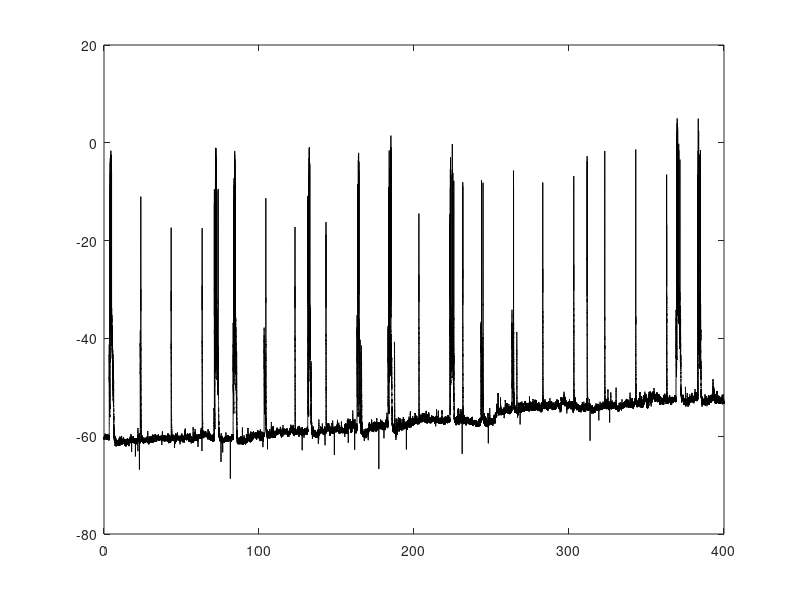

Write the MATLAB code that produced this figure. (Note: this script raises an error after producing the figure.)
%% Load the recording, define the time between samples, and define a time vector.

load('recording2_drift.mat')
data = data';  % transpose for future convenience
dt = 1 ./ samplingRate;  % dt is the time between samples
time = dt:dt:dt*(length(data));  % this time vector will come in handy later!

%% Plot the voltage time series and its distribution (as a line plot).
% (Look at your data!)

figure(1); clf;  % initialize the figure by number to avoid figure build-up if this gets re-run
p = plot(time, data, 'k');  % the two arguments to plot are the x values and the y values
p.Color(4) = 0.2;
xlabel('Time (s)');
ylabel('Potential (mv)');

figure(2); clf;  % clf clears the figure if it already exists
[dataHistCounts, binEdges] = histcounts(data, min(data):0.5:-40);
binCenters = (binEdges(1:end - 1) + binEdges(2:end)) / 2;
plot(binCenters, dataHistCounts, 'k');
xlabel('Potential (mv)');
ylabel('# of occurrences');

%{
Notice that this data, while still being a decent recording, is not as clean as the previous example.
The resting membrane potential drifts upward slowly throughout the recording.
As a result, the voltage histogram does not have a typical shape. The resting membrane potential
(i.e. the left-hand peak) is not as well-defined, and the distribution is not clearly bimodal.

Ideally, recording conditions will be such that this does not happen.
Nevertheless, we should be prepared to deal with it. This also will allow us
to demonstrate that some upstate detection methods are impervious to drift.
%}

%% Let's try performing a voltage threshold-based upstate detection on the raw data.

vRestRaw = mode(data);  % resting membrane potential

V_THRESH = vRestRaw + 7;  % voltage threshold
MIN_UP_DUR = 0.5;  % minimum up state duration
MIN_DOWN_DUR = 0.1;  % minimum down state duration

[u_ons, u_off] = find_upstates(data, dt, V_THRESH, MIN_UP_DUR, MIN_DOWN_DUR);

figure(3); clf;
plot_upstates(time, data, u_ons, u_off);
title('Voltage threshold fails in the presence of drift (without detrending)');

% While this approach works decently well in the first part of the recording,
% it begins to completely break down as the resting membrane potential drifts above the threshold.

% If the goal is to separate down and up state using a voltage threshold, drift will cause
% huge problems.
% One quick fix for the purposes of threshold-based upstate detection is a linear detrend.

%% Create a linearly detrended copy of the raw data.
% A linear detrend works as follows:
% 1) Fit a linear model (i.e. regression) across the sequential points in the whole time series.
% 2) Subtract the linear component of the model from the data.
% In ideal conditions, this means that the linear drift will be subtracted, leaving
% the variation around the linear trend behind.

% Because it also subtracts the y-intercept from the linear model, we will add our previous
% estimate of the resting membrane potential back, to re-center it in the y-axis.
dataDetrended = detrend(data) + vRestRaw;

vRestDetrended = mode(dataDetrended);

% Let's superimpose the detrended time series and distribution back to our initial plots
% to compare them.
figure(1);
hold on;
p = plot(time, dataDetrended, 'b');
p.Color(4) = 0.2;
legend('Raw', 'Detrended');

figure(2);
hold on;
[dataHistCounts, binEdges] = histcounts(dataDetrended, min(dataDetrended):0.5:-40);
binCenters = (binEdges(1:end - 1) + binEdges(2:end)) / 2;
plot(binCenters, dataHistCounts, 'b');
legend('Raw', 'Detrended');

% Note that in the detrended data, the resting membrane potential is more stable,
% and the corresponding peak of the voltage distribution is more well-defined.
% However, the detrend should not be used lightly, as it fundamentally alters
% your data in a manner that many would not consider to be "fair."

%% Optimizing choice of threshold
% Before we attempt voltage threshold-based upstate detection on the detrended data,
% let's briefly touch on the concept of choosing a good threshold.

% In the previous chapter and above, we chose the threshold to be the resting potential
% plus a constant value. This will work in many cases, but is it the best choice?

% One approach is to determine the value of the inter-mode minimum in the voltage histogram.
% I wrote a function that does this, based on the concept that the voltage distribution
% will be bimodal and the two peaks will be separated by a certain amount.
% More specifically, to use the function, we need to define two parameters:
% 1) The bin size for the histogram, in mV.
% 2) About how separated the two mode peaks should be, in mV.
BINSIZE_V = .1;  % mV
SEPARATION_V = 7;  % mV

figure(4); clf;
V_THRESH = estimate_threshold(dataDetrended, BINSIZE_V, SEPARATION_V, true);
xlabel('Potential (mV)');
ylabel('# of occurences');
title('Optimizing choice of voltage threshold');

%% Visualizing supra- and sub-threshold durations
% As in the previous chapter, let's visualize the distribution of supra- and sub-threshold
% durations in the median-filtered data. This will give us an idea of what our minimum
% up and down state durations should be.
% It's also just a good idea, to get a feel for the interaction between your choice of threshold
% and your data.

MEDIAN_FILTER_WIDTH = 0.1;  % 100 ms

dataMedf = medfilt1(dataDetrended, round(MEDIAN_FILTER_WIDTH / dt) + 1, 'truncate');

[upCrossings, downCrossings, downDurs, upDurs] = investigate_crossings(dataMedf, dt, V_THRESH);

figure(5); clf;

subplot(211);
histogram(upDurs, 0:.04:2);  % bin edges are chosen carefully
xlabel('Time (s)');
ylabel('# of occurrences');
title('putative Up state durations');

subplot(212);
histogram(downDurs, 0:.2:10);  % bin edges are chosen carefully
xlabel('Time (s)');
ylabel('# of occurrences');
title('putative Down state durations');

% Based on this, I don't think the previous parameters for minimimum upstate and downstate
% durations need to be changed, although one could make the argument to increase
% the minimum downstate duration.

%% Applying voltage threshold-based upstate detection to the detrended data
% Now that the data have been detrended, and an optimal voltage threshold has
% been determined, voltage threshold-based upstated detection should perform better.

MIN_UP_DUR = 0.5;
MIN_DOWN_DUR = 0.1;

% *** NOTE: I use dataDetrended rather than data ! ***
% V_THRESH = mode(dataDetrended) + 5;
[u_ons, u_off] = find_upstates(dataDetrended, dt, V_THRESH, MIN_UP_DUR, MIN_DOWN_DUR);
% [u_ons, u_off] = find_upstates(dataDetrended, dt, vRestDetrended + 7, MIN_UP_DUR, MIN_DOWN_DUR);

figure(6); clf;
plot_upstates(time, data, u_ons, u_off);
title('Voltage thresh succeeds when applied to detrended signal');
scrollplot_default(time, 20);

% After detrending and choosing a more optimal voltage threshold,
% our voltage threshold-based upstate detection looks pretty good!
% But is there a way we can achieve a similar result without detrending?

%% Attempting variance threshold-based upstate detection
%{
Volgushev, M., Chauvette, S., Mukovski, M. & Timofeev, I. J. Neurosci. (2006).
Precise long-range synchronization of activity and silence in neocortical
neurons during slow-wave oscillations

Mann, E. O., Kohl, M. M. & Paulsen, O. J. Neurosci. (2009).
Distinct Roles of GABA-A and GABA-B Receptors in Balancing and Terminating
Persistent Cortical Activity.

Concept also used as a "backup" method in:
Neske, G. T., Patrick, S. L. & Connors, B. W. J. Neurosci. (2015).
Contributions of Diverse Excitatory and Inhibitory Neurons to Recurrent
Network Activity in Cerebral Cortex.

Typically upstates are associated not only with an increase in voltage, but also an increase
in variability of voltage over time. In other words, the voltage trace not only goes up,
but it becomes more wiggly and noisy. This fact has led several researchers to use the moving
standard deviation to detect upstates. Moving standard deviations are the second kind of moving
operation we have encountered (the first being the moving median), and they behave exactly as you
would expect: each point in the moving standard deviation represents the standard deviation across
points within some time window surrounding that point. Here, we choose a 50 ms window, which falls right
in the middle of the ballpark of what published scientific articles have used.

First, let's simply examine the moving standard deviation of the trace and its distribution.
%}

STD_WIDTH = 0.05;

% Notice that we apply movstd to the raw trace, rather than the detrended trace.
dataMSTD = movstd(data, (STD_WIDTH / dt) + 1);
figure(7); clf;
subplot(211);
plot(time, data);
title('Original data');
subplot(212);
plot(time, dataMSTD);
title('Moving standard deviation');

figure(8); clf;
histogram(dataMSTD);
title('Most values in the moving STD trace are small');

% Right away we see a few things:
% First, the moving STD is bounded at 0.
% Second, during upstates, the moving standard deviation also tends to increase.
% Third, the distribution of moving STD values is heavily skewed toward 0,
% and the mode of this distribution represents the baseline or "resting"
% value of the moving STD.

%% Use the moving standard deviation to detect upstates.
%{
This will function nearly identically to the voltage threshold-based approaches,
but instead of using the data trace, we will use the moving standard deviation.
This also means that we will have to choose a threshold, in units of standard deviation.
Here, I choose 5 times the "baseline" moving standard deviation value, which I 
estimate using the mode. After detecting upstates in this way,
we will plot a comparison of the upstates chosen by the two methods to each other.
I will also add a scroll bar to the plot so that the upstates can be compared
more closely.
%}

STD_THRESH = 5 * mode(dataMSTD);

[u_ons_std, u_off_std] = find_upstates(dataMSTD, dt, STD_THRESH, MIN_UP_DUR, MIN_DOWN_DUR);

figure(9); clf;
u_ons_seq = {u_ons, u_ons_std};
u_off_seq = {u_off, u_off_std};
labels = {'voltage-based', 'STD-based'};
plot_upstate_comparison(time, data, u_ons_seq, u_off_seq, labels);
scrollplot_default(time, 20);

%{
*** For this particular dataset and with the currently chosen paramters ***
performing upstate detection using the moving standard deviation had a few advantages:
1) The data did not have to be detrended.
2) The threshold did not have to be chosen carefully.
3) According to most observers' standards, STD-based upstate detection performed slightly better.
It detected one upstate not detected by the voltage-based approach and correctly detected an upstate
that the voltage-based broke into two upstates.

These problems could have potentially been fixed by altering some of the parameters
in the voltage-based approach. However, the parameter-light approach provided by
the moving STD is arguably superior.
%}
